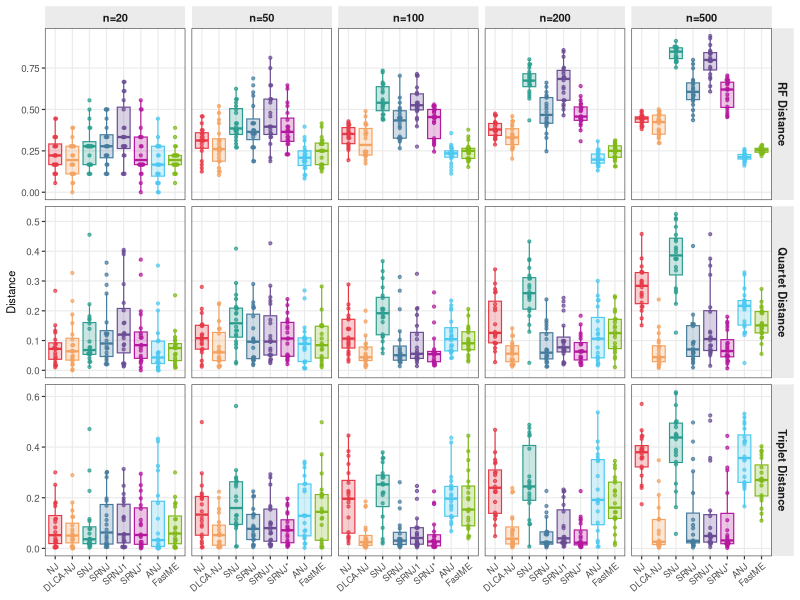
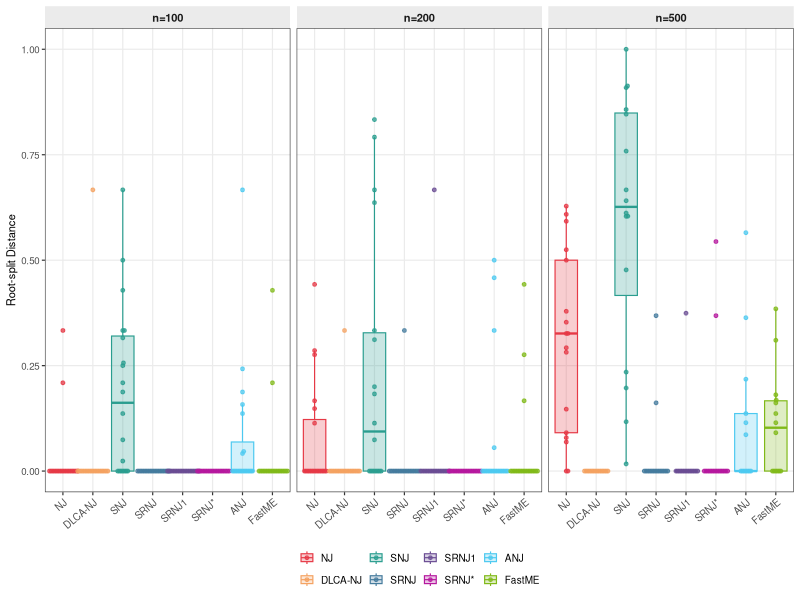
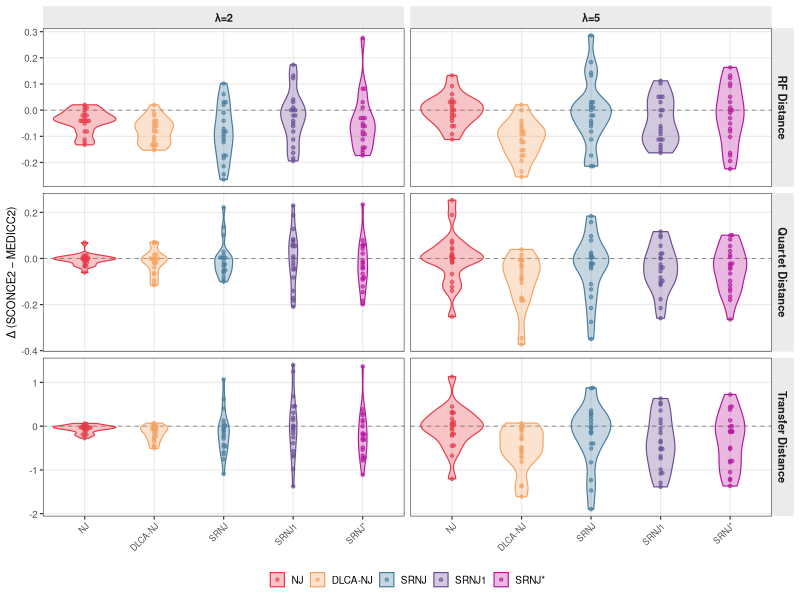
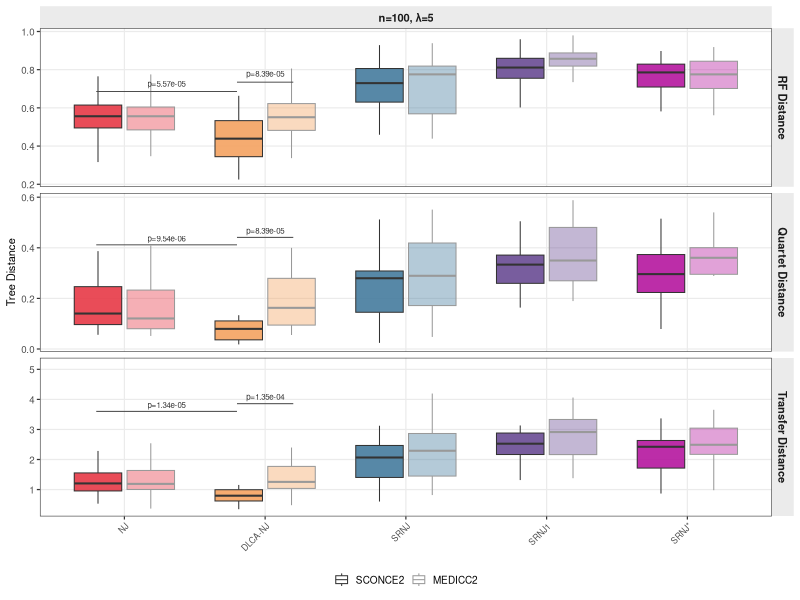
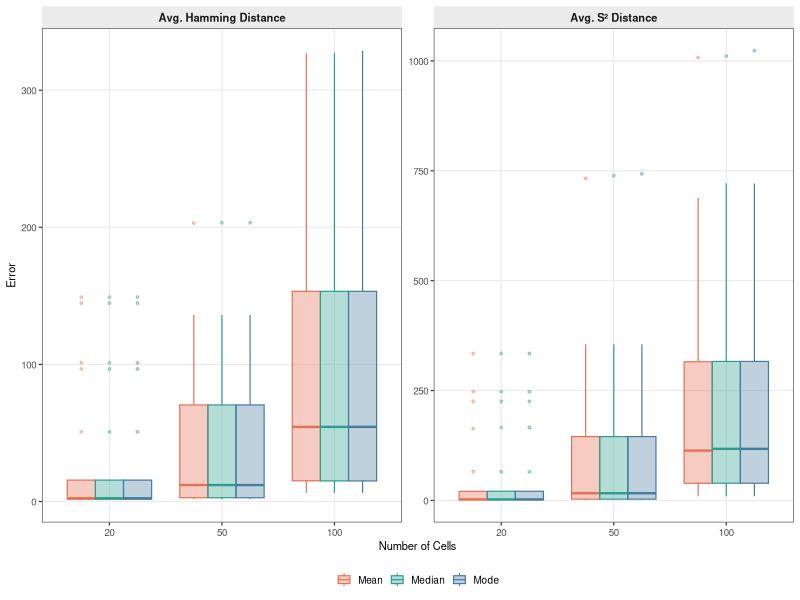
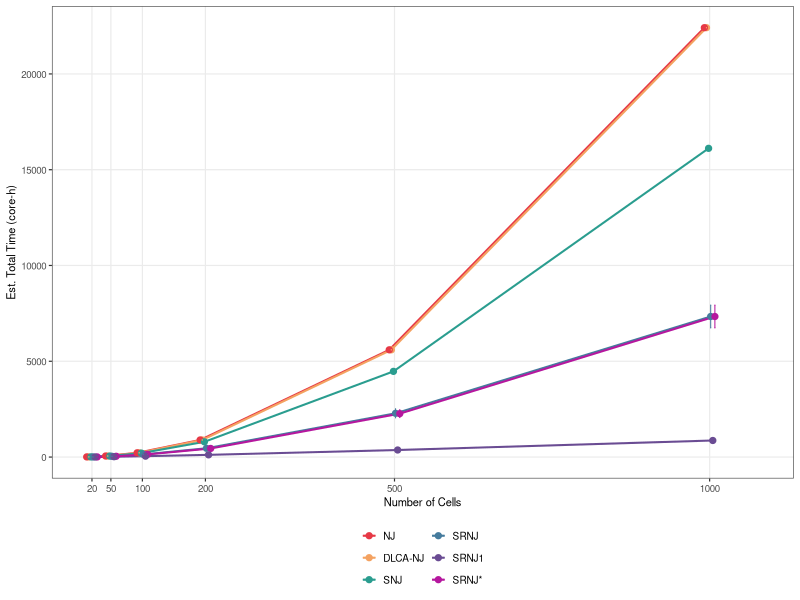
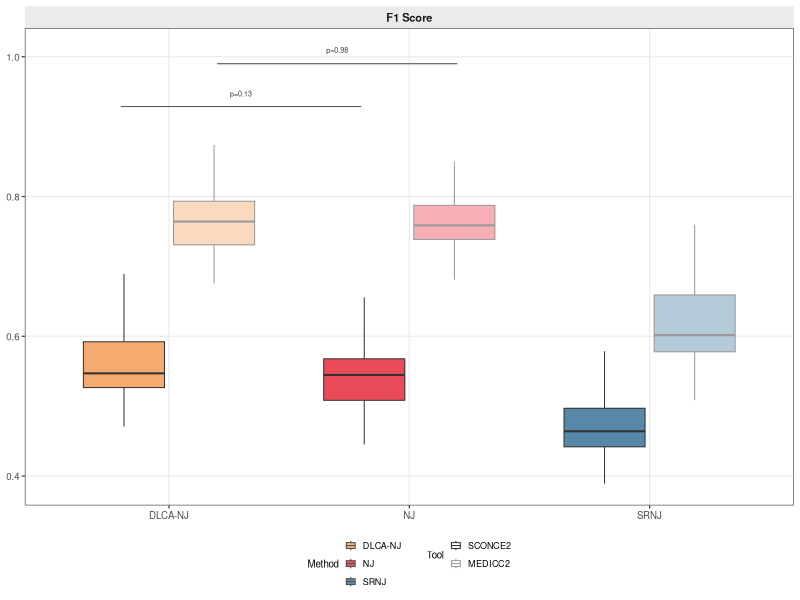
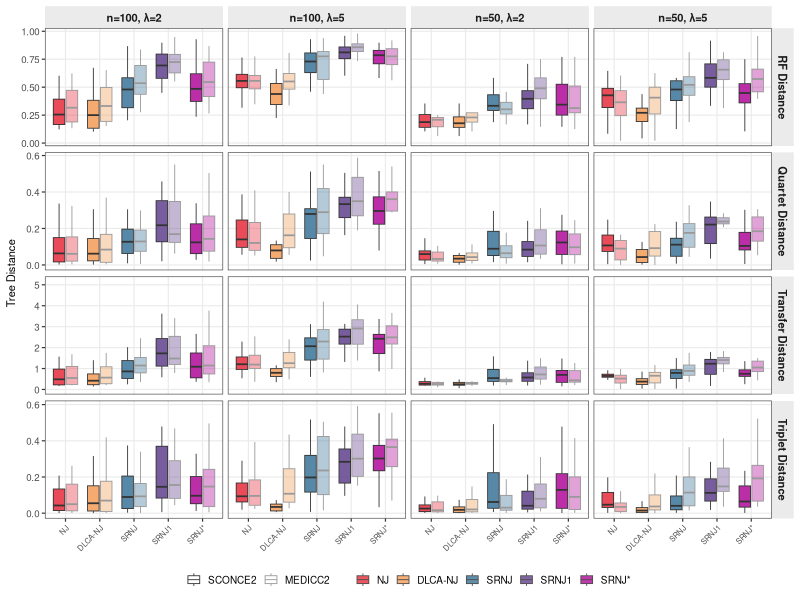

Write R code to recreate these figures, in order.
library(tidyverse)
library(patchwork)
library(ggbeeswarm)

# ── Shared aesthetics ──────────────────────────────────────────────────────────
METHOD_LEVELS <- c("NJ", "DLCA-NJ", "SNJ", "SRNJ", "SRNJ1", "SRNJ*",
                   "ANJ", "FastME")
METHOD_COLORS <- c(
  "NJ"      = "#E63946",
  "DLCA-NJ" = "#F4A261",
  "SNJ"     = "#2A9D8F",
  "SRNJ"    = "#457B9D",
  "SRNJ1"   = "#6A4C93",
  "SRNJ*"   = "#B5179E",
  "ANJ"     = "#4CC9F0",
  "FastME"  = "#80B918"
)

METRIC_LABELS <- c(
  rf_distance       = "RF Distance",
  quartet_distance  = "Quartet Distance",
  triplet_distance  = "Triplet Distance",
  rootsplit_distance = "Root-split Distance"
)

theme_paper <- function() {
  theme_bw(base_size = 9) +
    theme(
      strip.background = element_rect(fill = "grey92", colour = NA),
      strip.text       = element_text(face = "bold", size = 8),
      legend.position  = "bottom",
      legend.key.size  = unit(0.4, "cm"),
      legend.title     = element_blank(),
      panel.grid.minor = element_blank(),
      axis.text        = element_text(size = 7),
      axis.title       = element_text(size = 8)
    )
}

# figure folder
fig_root <- "/Users/zemp/phd/scilife/rnj/doc-bio/Fig"

method_recode <- c(
  nj = "NJ", dlca_nj = "DLCA-NJ", snj = "SNJ",
  srnj = "SRNJ", srnj1 = "SRNJ1", srnj_maxlca = "SRNJ*",
  anj = "ANJ", fastme = "FastME"
)

# ── Data ───────────────────────────────────────────────────────────────────────
inhouse  <- read_csv("inhouse_stats.csv", show_col_types = FALSE, na = c("","NA","None")) |>
  mutate(method = recode(method, !!!method_recode),
         method = factor(method, levels = METHOD_LEVELS),
         n_cells = factor(n_cells))

time_df  <- read_csv("inhouse_time_estimates.csv", show_col_types = FALSE) |>
  mutate(method = recode(method, !!!method_recode))

cn_eval  <- read_csv("cn_eval_summary_k7.csv", show_col_types = FALSE) |>
  mutate(n_cells = str_extract(n_cells, "\\d+") |> as.integer())

cpu      <- read_csv("cputime_k10.csv", show_col_types = FALSE) |>
  mutate(tool = recode(tool, sconce2 = "SCONCE2", medicc2 = "MEDICC2"))



# ══════════════════════════════════════════════════════════════════════════════
# FIGURE 1 – In-house distances
# ── tuneable ──────────────────────────────────────────────────────────────────
F1_METRICS <- c("rf_distance", "quartet_distance", "triplet_distance")
# options: "rf_distance", "quartet_distance", "triplet_distance", "transfer_distance"
# ──────────────────────────────────────────────────────────────────────────────
METRIC_LABELS_ALL <- c(
  rf_distance       = "RF Distance",
  quartet_distance  = "Quartet Distance",
  triplet_distance  = "Triplet Distance",
  transfer_distance = "Transfer Distance"
)

f1_dat <- inhouse |>
  filter(metric %in% F1_METRICS) |>
  mutate(metric = factor(metric, levels = F1_METRICS,
                         labels = unname(METRIC_LABELS_ALL[F1_METRICS])))

fig1_height <- 1.6 * length(F1_METRICS) + 0.5

fig1 <- ggplot(f1_dat, aes(x = method, y = dist, colour = method, fill = method)) +
  geom_boxplot(alpha = 0.25, outlier.shape = NA, linewidth = 0.4) +
  geom_beeswarm(size = 0.8, alpha = 0.7, cex = 0.6) +
  facet_grid(metric ~ n_cells, scales = "free_y",
             labeller = labeller(n_cells = \(x) paste0("n=", x))) +
  scale_colour_manual(values = METHOD_COLORS) +
  scale_fill_manual(values = METHOD_COLORS) +
  labs(x = NULL, y = "Distance") +
  theme_paper() +
  theme(axis.text.x = element_text(angle = 40, hjust = 1, size = 6.5),
        legend.position = "none")

ggsave(file.path(fig_root, "figure1_inhouse_distances.pdf"), fig1, width = 7, height = fig1_height, device = cairo_pdf)

# ══════════════════════════════════════════════════════════════════════════════
# FIGURE 2 – In-house: Rootsplit distance (n = 100, 200, 500)
# ══════════════════════════════════════════════════════════════════════════════
f2_dat <- inhouse |>
  filter(metric == "rootsplit_distance",
         n_cells %in% c("100","200","500"))

fig2 <- ggplot(f2_dat, aes(x = method, y = dist, colour = method, fill = method)) +
  geom_boxplot(alpha = 0.25, outlier.shape = NA, linewidth = 0.4) +
  geom_beeswarm(size = 1, alpha = 0.75, cex = 0.7) +
  facet_grid(. ~ n_cells, labeller = labeller(n_cells = \(x) paste0("n=", x))) +
  scale_colour_manual(values = METHOD_COLORS) +
  scale_fill_manual(values = METHOD_COLORS) +
  labs(x = NULL, y = "Root-split Distance") +
  theme_paper() +
  theme(axis.text.x = element_text(angle = 40, hjust = 1, size = 7))

ggsave(file.path(fig_root, "figure2_rootsplit.pdf"), fig2, width = 3.5, height = 3.2, device = cairo_pdf)

# ══════════════════════════════════════════════════════════════════════════════
# FIGURE 3 – 3a: SCONCE2 vs MEDICC2 (λ=5) | 3b: Δ(SCONCE2−MEDICC2) by n
# ══════════════════════════════════════════════════════════════════════════════
library(ggpubr)
library(patchwork)

ALL_TREE_LEVELS <- c("NJ","DLCA-NJ","SRNJ","SRNJ1","SRNJ*")
ALL_COLORS      <- METHOD_COLORS[ALL_TREE_LEVELS]

# helper to recode a raw stats csv
recode_stats <- function(df) {
  df |> mutate(
    tree_method = recode(tree_method, nj = "NJ", snj = "SNJ", rnj = "DLCA-NJ",
                          anj = "ANJ", fastme = "FastME", srnj = "SRNJ",
                          srnj1 = "SRNJ1", srnjmaxlca = "SRNJ*"),
    dist_method = recode(dist_method, sconce2 = "SCONCE2", med2 = "MEDICC2"),
    n_cells     = factor(n_cells),
    tree_method = factor(tree_method, levels = ALL_TREE_LEVELS)
  )
}

stats_l5 <- read_csv("stats_k10_l5.csv", show_col_types = FALSE, na = c("","NA","None")) |>
  recode_stats()
stats_l2 <- read_csv("stats_k7_l2.csv",  show_col_types = FALSE, na = c("","NA","None")) |>
  recode_stats()

METRICS_3 <- c("rf_distance","quartet_distance","transfer_distance")
METRIC_LABS_3 <- c(rf_distance = "RF Distance", quartet_distance = "Quartet Distance",
                    transfer_distance = "Transfer Distance")
METRIC_ORDER_3 <- c("RF Distance","Quartet Distance","Transfer Distance")

prep_f3 <- function(df) {
  df |>
    filter(n_cells %in% c("50","100"), tree_method %in% ALL_TREE_LEVELS) |>
    pivot_longer(all_of(METRICS_3), names_to = "metric", values_to = "value") |>
    mutate(metric      = factor(METRIC_LABS_3[metric], levels = METRIC_ORDER_3),
           dist_method = factor(dist_method, levels = c("SCONCE2","MEDICC2")))
}



# ── 3a: Δ = SCONCE2 − MEDICC2, n=100, λ = 2 and 5 (violin) ──────────────────
delta_both <- bind_rows(
  prep_f3(stats_l2) |> mutate(lamda = "λ=2"),
  prep_f3(stats_l5) |> mutate(lamda = "λ=5")
) |>
  select(seed, n_cells, metric, tree_method, dist_method, value, lamda) |>
  pivot_wider(names_from = dist_method, values_from = value) |>
  filter(!is.na(SCONCE2), !is.na(MEDICC2), n_cells == "100") |>
  mutate(delta     = SCONCE2 - MEDICC2,
         col_label = lamda)

fig3a <- ggplot(delta_both, aes(x = tree_method, y = delta,
                                 colour = tree_method, fill = tree_method)) +
  geom_hline(yintercept = 0, linewidth = 0.3, linetype = "dashed", colour = "grey50") +
  geom_violin(alpha = 0.3, linewidth = 0.4) +
  geom_beeswarm(size = 0.9, alpha = 0.6, cex = 0.6) +
  facet_grid(metric ~ col_label, scales = "free_y") +
  scale_colour_manual(values = ALL_COLORS, name = "Method") +
  scale_fill_manual(values   = ALL_COLORS, name = "Method") +
  labs(x = NULL, y = "Δ (SCONCE2 − MEDICC2)") +
  guides(colour = guide_legend(nrow = 1),
         fill   = guide_legend(nrow = 1)) +
  theme_paper() +
  theme(axis.text.x = element_text(angle = 45, hjust = 1, size = 6),
        panel.spacing.x = unit(0.15, "cm"))

# ── 3b: dodged boxplot SCONCE2 vs MEDICC2, n=100, λ=5 ────────────────────────
pval_lbl <- function(p) {
  ifelse(is.na(p), "ns",
    ifelse(p < 1e-10, sprintf("p<%.0e", 1e-10),
    ifelse(p < 0.001, sprintf("p=%.2e", p),
    ifelse(p < 0.05,  sprintf("p=%.3f", p),
                      sprintf("p=%.2f", p)))))
}
f3b_dat <- prep_f3(stats_l5) |>
  filter(n_cells == "100") |>
  mutate(col_label = "n=100, λ=5",
         metric = factor(metric, levels = METRIC_ORDER_3))

# significance on this subset
sig_wide_b <- f3b_dat |>
  select(seed, n_cells, metric, tree_method, dist_method, value) |>
  pivot_wider(names_from = c(tree_method, dist_method), values_from = value, names_sep = "_")

y_max_b <- f3b_dat |> group_by(metric) |>
  summarise(y_max = max(value, na.rm = TRUE), .groups = "drop") |>
  mutate(metric = factor(metric, levels = METRIC_ORDER_3))

groups_b  <- f3b_dat |> distinct(metric)
sig_rows_b <- lapply(seq_len(nrow(groups_b)), function(i) {
  mt <- as.character(groups_b$metric[i])
  d  <- sig_wide_b |> filter(metric == mt)
  p_A <- suppressWarnings(wilcox.test(d[["NJ_SCONCE2"]], d[["DLCA-NJ_SCONCE2"]],
                                       paired = TRUE, alternative = "greater")$p.value)
  p_B <- suppressWarnings(wilcox.test(d[["DLCA-NJ_SCONCE2"]], d[["DLCA-NJ_MEDICC2"]],
                                       paired = TRUE, alternative = "less")$p.value)
  cat(sprintf("3b λ=5 n=100 | %s | NJ_SC vs DLCANJ_SC: p=%.4f | DLCANJ_SC vs DLCANJ_MD: p=%.4f\n",
              mt, p_A, p_B))
  data.frame(metric = mt, p_A = p_A, p_B = p_B, stringsAsFactors = FALSE)
}) |> bind_rows() |>
  mutate(metric = factor(metric, levels = METRIC_ORDER_3))

sig_dat_b  <- sig_rows_b |> left_join(y_max_b, by = "metric") |>
  mutate(lbl_A = pval_lbl(p_A), lbl_B = pval_lbl(p_B))
sig_A_b <- sig_dat_b |> mutate(x1 = 0.8, x2 = 1.8, y = y_max * 0.70, label = lbl_A,
                                metric = factor(metric, levels = METRIC_ORDER_3))
sig_B_b <- sig_dat_b |> mutate(x1 = 1.8, x2 = 2.2, y = y_max * 0.75, label = lbl_B,
                                metric = factor(metric, levels = METRIC_ORDER_3))
sig_segs_b <- bind_rows(sig_A_b, sig_B_b) |>
  mutate(metric = factor(metric, levels = METRIC_ORDER_3))

fig3b <- ggplot(f3b_dat, aes(x = tree_method, y = value,
                              fill = tree_method, alpha = dist_method,
                              colour = dist_method)) +
  geom_boxplot(linewidth = 0.35, outlier.shape = NA,
               position = position_dodge2(width = 0.8, preserve = "single")) +
  geom_segment(data = sig_segs_b,
               aes(x = x1, xend = x2, y = y, yend = y),
               inherit.aes = FALSE, linewidth = 0.35, colour = "grey30") +
  geom_text(data = sig_segs_b,
            aes(x = (x1 + x2) / 2, y = y * 1.06, label = label),
            inherit.aes = FALSE, size = 2.0, colour = "grey20") +
  facet_grid(metric ~ col_label, scales = "free_y") +
  scale_fill_manual(values   = ALL_COLORS, guide = "none") +
  scale_colour_manual(values = c(SCONCE2 = "grey20", MEDICC2 = "grey60"), name = "Tool") +
  scale_alpha_manual(values  = c(SCONCE2 = 0.9, MEDICC2 = 0.4), name = "Tool") +
  labs(x = NULL, y = "Tree Distance") +
  guides(alpha  = guide_legend(nrow = 1),
         colour = guide_legend(nrow = 1)) +
  theme_paper() +
  theme(axis.text.x = element_text(angle = 45, hjust = 1, size = 6))

ggsave(file.path(fig_root, "figure3a_delta.pdf"), fig3a, width = 5.5, height = 6.5, device = cairo_pdf)
ggsave(file.path(fig_root, "figure3b_tools.pdf"), fig3b, width = 3.0, height = 6.5, device = cairo_pdf)

# ══════════════════════════════════════════════════════════════════════════════
# FIGURE 4 – CN error (appendix, full width) — boxplots per cn_type
# ══════════════════════════════════════════════════════════════════════════════
f4_dat <- cn_eval |>
  pivot_longer(c(hamming_dist_avg, s2_dist_avg),
               names_to = "error_type", values_to = "value") |>
  mutate(error_type = factor(error_type,
           levels = c("hamming_dist_avg","s2_dist_avg"),
           labels = c("Avg. Hamming Distance","Avg. S² Distance")),
         n_cells = factor(n_cells),
         cn_type = str_to_title(cn_type))

fig4 <- ggplot(f4_dat, aes(x = n_cells, y = value,
                            fill = cn_type, colour = cn_type)) +
  geom_boxplot(alpha = 0.35, linewidth = 0.4, outlier.size = 0.7,
               position = position_dodge(0.75)) +
  facet_wrap(~ error_type, scales = "free_y", nrow = 1) +
  scale_fill_manual(values   = c(Mean = "#E76F51", Median = "#2A9D8F", Mode = "#457B9D")) +
  scale_colour_manual(values = c(Mean = "#E76F51", Median = "#2A9D8F", Mode = "#457B9D")) +
  labs(x = "Number of Cells", y = "Error", fill = "CN type", colour = "CN type") +
  theme_paper()

ggsave(file.path(fig_root, "figure4_cn_error.pdf"), fig4, width = 7, height = 3, device = cairo_pdf)

# ══════════════════════════════════════════════════════════════════════════════
# FIGURE 5 – Time: num_calls × min SCONCE2 pp time
# ══════════════════════════════════════════════════════════════════════════════
pp_min <- cpu |> filter(tool == "SCONCE2") |> pull(avg_pp) |> min()

time_ext <- time_df |> select(n_cells, seed, method, num_calls) |>
  bind_rows(tibble(
    n_cells   = 1000,
    seed      = NA_real_,
    method    = c("NJ", "DLCA-NJ"),
    num_calls = 1000 * 999 / 2
  )) |>
  bind_rows(
    time_df |> filter(n_cells == 1000, method == "SRNJ") |>
      select(n_cells, seed, num_calls) |>
      mutate(method = "SRNJ*")
  )

message("Unique n_cells in time_df: ", paste(sort(unique(time_ext$n_cells)), collapse = ", "))
message("Unique methods in time_df: ", paste(sort(unique(time_ext$method)), collapse = ", "))

f5_base <- time_ext |>
  mutate(total_time = num_calls * pp_min) |>
  group_by(n_cells, method) |>
  summarise(mean_t = mean(total_time, na.rm = TRUE),
            sd_t   = sd(total_time,   na.rm = TRUE), .groups = "drop")

message("n_cells in f5_base: ", paste(sort(unique(f5_base$n_cells)), collapse = ", "))

f5_all <- f5_base |>
  mutate(method  = factor(method, levels = METHOD_LEVELS),
         n_cells = as.integer(n_cells),
         mean_t  = mean_t / 3600,
         sd_t    = replace_na(sd_t / 3600, 0)) |>
  filter(!is.na(method), !method %in% c("ANJ","FastME"))

message("n_cells in f5_all after factor filter: ", paste(sort(unique(f5_all$n_cells)), collapse = ", "))
message("methods in f5_all: ", paste(as.character(unique(f5_all$method)), collapse = ", "))

pd <- position_dodge(width = 20)

fig5 <- ggplot(f5_all, aes(x = n_cells, y = mean_t, colour = method, group = method)) +
  geom_line(linewidth = 0.7, position = pd) +
  geom_point(size = 1.8, position = pd) +
  geom_errorbar(aes(ymin = pmax(mean_t - sd_t, 0), ymax = mean_t + sd_t),
                width = 10, linewidth = 0.35, position = pd) +
  scale_colour_manual(values = METHOD_COLORS, name = "Method") +
  scale_x_continuous(breaks = c(20, 50, 100, 200, 500, 1000),
                     limits = c(NA, 1080)) +
  labs(x = "Number of Cells", y = "Est. Total Time (core-h)") +
  guides(colour = guide_legend(nrow = 3)) +
  theme_paper()

ggsave(file.path(fig_root, "figure5_time.pdf"), fig5, width = 3.5, height = 3.8, device = cairo_pdf)

# ══════════════════════════════════════════════════════════════════════════════
# FIGURE 6 – Real 10x: F1 (and optionally Parsimony) by method
# ── tuneable ──────────────────────────────────────────────────────────────────
F6_METHODS       <- c("DLCA-NJ", "NJ", "SRNJ")   # order sets x-axis order
F6_SHOW_PARSIMONY <- FALSE                         # TRUE to add Parsimony facet
# ──────────────────────────────────────────────────────────────────────────────
real10x <- bind_rows(
  read_csv("real_10x_scores_sconce2.csv", show_col_types = FALSE) |> mutate(tool = "SCONCE2"),
  read_csv("real_10x_scores_medicc2.csv", show_col_types = FALSE) |> mutate(tool = "MEDICC2")
) |>
  filter(Method %in% F6_METHODS) |>
  mutate(Method = factor(Method, levels = F6_METHODS),
         tool   = factor(tool, levels = c("SCONCE2","MEDICC2")))

f6_metrics <- c("F1Score")
if (F6_SHOW_PARSIMONY) f6_metrics <- c("ParsimonyScore", f6_metrics)

f6_dat <- real10x |>
  pivot_longer(all_of(f6_metrics), names_to = "metric", values_to = "value") |>
  mutate(metric = factor(metric,
           levels = c("ParsimonyScore","F1Score"),
           labels = c("Parsimony Score","F1 Score")))

# center parsimony by per-sample mean; keep F1 raw
f6_dat <- f6_dat |>
  group_by(Sample, metric, tool) |>
  mutate(value_plot = if_else(metric == "Parsimony Score",
                               value - mean(value, na.rm = TRUE),
                               value)) |>
  ungroup()

# Paired Wilcoxon: DLCA-NJ vs NJ within each tool, per metric
f6_wide <- f6_dat |>
  select(Sample, metric, tool, Method, value_plot) |>
  pivot_wider(names_from = Method, values_from = value_plot)

f6_sig_rows <- lapply(unique(as.character(f6_dat$metric)), function(mt) {
  lapply(c("SCONCE2","MEDICC2"), function(tl) {
    d <- f6_wide |> filter(metric == mt, tool == tl)
    p <- suppressWarnings(wilcox.test(d[["DLCA-NJ"]], d[["NJ"]],
                                       paired = TRUE)$p.value)
    cat(sprintf("Fig6 | %s | %s | DLCA-NJ vs NJ: p=%.4f\n", mt, tl, p))
    data.frame(metric = mt, tool = tl, p = p, stringsAsFactors = FALSE)
  }) |> bind_rows()
}) |> bind_rows()

f6_ymax <- f6_dat |> group_by(metric) |>
  summarise(ymax = max(value_plot, na.rm = TRUE), .groups = "drop")

# x positions: DLCA-NJ=1, NJ=2 (dodged: SCONCE2 left, MEDICC2 right)
# dodge offset ≈ 0.2 within each method position
f6_sig <- f6_sig_rows |>
  left_join(f6_ymax, by = "metric") |>
  mutate(
    lbl  = pval_lbl(p),
    x1   = if_else(tool == "SCONCE2", 0.8, 1.2),   # DLCA-NJ dodged pos
    x2   = if_else(tool == "SCONCE2", 1.8, 2.2),   # NJ dodged pos
    y    = if_else(tool == "SCONCE2", ymax * 1.06, ymax * 1.13),
    metric = factor(metric, levels = levels(f6_dat$metric))
  )


fig6_height <- if (F6_SHOW_PARSIMONY) 5 else 3

fig6 <- ggplot(f6_dat, aes(x = Method, y = value_plot, fill = Method,
                            alpha = tool, colour = tool)) +
  geom_boxplot(linewidth = 0.35, outlier.shape = NA,
               position = position_dodge2(width = 0.8, preserve = "single")) +
  geom_segment(data = f6_sig,
               aes(x = x1, xend = x2, y = y, yend = y),
               inherit.aes = FALSE, linewidth = 0.35, colour = "grey30") +
  geom_text(data = f6_sig,
            aes(x = (x1 + x2) / 2, y = y * 1.02, label = lbl),
            inherit.aes = FALSE, size = 1.8, colour = "grey20") +
  facet_wrap(~ metric, scales = "free_y", ncol = 1,
             labeller = as_labeller(\(x) ifelse(x == "Parsimony Score",
                                                "Parsimony (Δ from mean)", x))) +
  scale_fill_manual(values   = METHOD_COLORS[F6_METHODS], name = "Method") +
  scale_colour_manual(values = c(SCONCE2 = "grey20", MEDICC2 = "grey60"), name = "Tool") +
  scale_alpha_manual(values  = c(SCONCE2 = 0.9, MEDICC2 = 0.4), name = "Tool") +
  labs(x = NULL, y = NULL) +
  guides(fill   = guide_legend(nrow = 3, override.aes = list(alpha = 0.85, colour = "grey30")),
         alpha  = guide_legend(nrow = 2),
         colour = guide_legend(nrow = 2)) +
  theme_paper() +
  theme(legend.key.size = unit(0.3, "cm"),
        legend.text      = element_text(size = 6.5),
        legend.title     = element_text(size = 7),
        legend.box       = "horizontal")

# add zero reference line to parsimony facet only when shown
if (F6_SHOW_PARSIMONY) {
  fig6 <- fig6 + geom_hline(yintercept = 0, linewidth = 0.3,
                              linetype = "dashed", colour = "grey50")
}

ggsave(file.path(fig_root, "figure6_real10x.pdf"), fig6, width = 3, height = fig6_height, device = cairo_pdf)

# ══════════════════════════════════════════════════════════════════════════════
# FIGURE 7 – Full comparison: all n, all λ, all distances (appendix)
# ══════════════════════════════════════════════════════════════════════════════
METRICS_7     <- c("rf_distance","quartet_distance","transfer_distance","triplet_distance")
METRIC_LABS_7 <- c(rf_distance       = "RF Distance",
                   quartet_distance  = "Quartet Distance",
                   transfer_distance = "Transfer Distance",
                   triplet_distance  = "Triplet Distance")

f7_dat <- bind_rows(
  prep_f3(stats_l2) |> mutate(lamda = "λ=2"),
  prep_f3(stats_l5) |> mutate(lamda = "λ=5")
) |>
  # re-pivot to include all 4 metrics (prep_f3 only kept 3)
  select(-value, -metric) |> distinct() |>
  left_join(
    bind_rows(
      stats_l2 |> mutate(lamda = "λ=2"),
      stats_l5 |> mutate(lamda = "λ=5")
    ) |>
      filter(n_cells %in% c("50","100"), tree_method %in% ALL_TREE_LEVELS) |>
      pivot_longer(all_of(METRICS_7), names_to = "metric", values_to = "value") |>
      mutate(metric = factor(metric, levels = METRICS_7, labels = unname(METRIC_LABS_7)),
             dist_method = factor(dist_method, levels = c("SCONCE2","MEDICC2"))),
    by = c("seed","n_cells","tree_method","dist_method","lamda")
  ) |>
  mutate(col_label = paste0("n=", n_cells, ", ", lamda))

fig7 <- ggplot(f7_dat, aes(x = tree_method, y = value,
                            fill = tree_method, alpha = dist_method,
                            colour = dist_method)) +
  geom_boxplot(linewidth = 0.3, outlier.shape = NA,
               position = position_dodge2(width = 0.8, preserve = "single")) +
  facet_grid(metric ~ col_label, scales = "free_y") +
  scale_fill_manual(values   = ALL_COLORS, name = "Method") +
  scale_colour_manual(values = c(SCONCE2 = "grey20", MEDICC2 = "grey60"), name = "Tool") +
  scale_alpha_manual(values  = c(SCONCE2 = 0.9, MEDICC2 = 0.4), name = "Tool") +
  labs(x = NULL, y = "Tree Distance") +
  guides(fill   = guide_legend(nrow = 1, override.aes = list(alpha = 0.85, colour = "grey30")),
         alpha  = guide_legend(nrow = 1),
         colour = guide_legend(nrow = 1)) +
  theme_paper() +
  theme(axis.text.x = element_text(angle = 45, hjust = 1, size = 5.5),
        panel.spacing.x = unit(0.12, "cm"))

ggsave(file.path(fig_root, "figure7_full_comparison.pdf"), fig7, width = 10, height = 7, device = cairo_pdf)

message("All figures written.")
